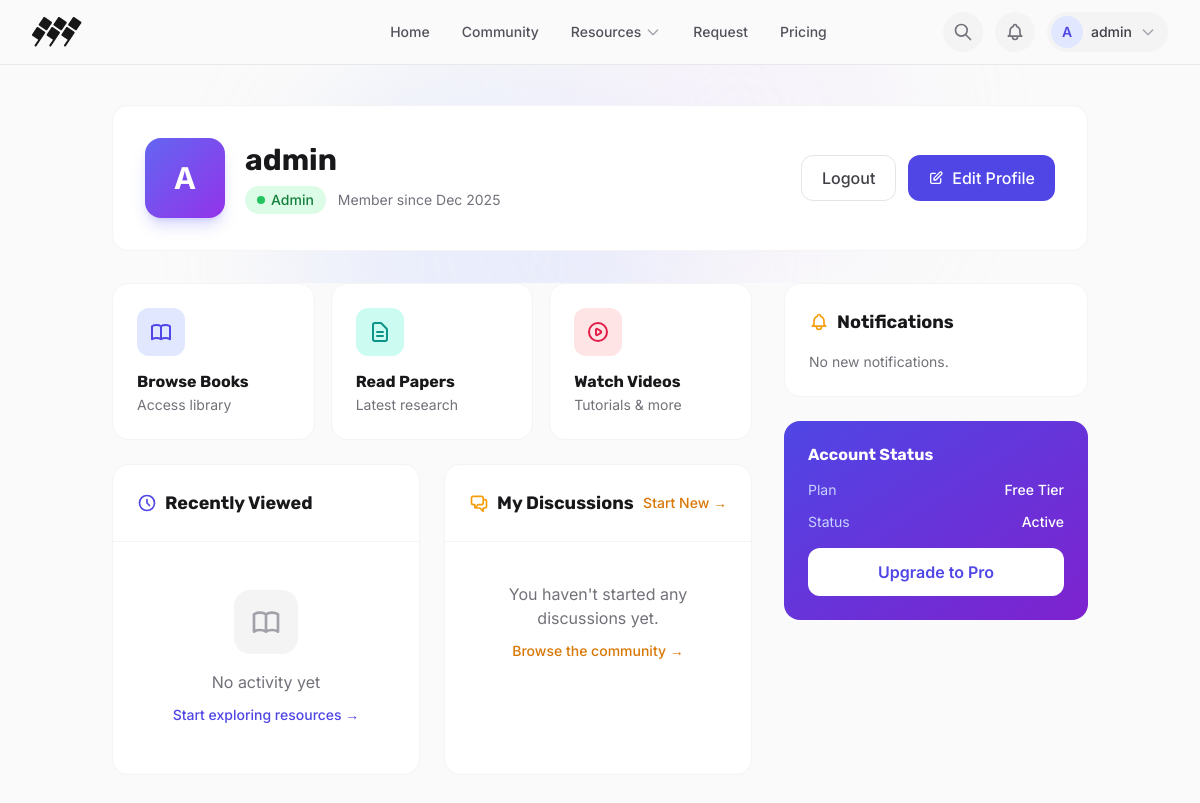
The app's page /profile.php (signed in) with its own data.
### tables this page shows
CREATE TABLE `users` (
  `id` int(11) NOT NULL AUTO_INCREMENT,
  `username` varchar(255) NOT NULL,
  `password` varchar(255) NOT NULL,
  `role` varchar(50) NOT NULL DEFAULT 'user',
  `status` enum('active','banned') DEFAULT 'active',
  `last_login` timestamp NULL DEFAULT NULL,
  `created_at` timestamp NOT NULL DEFAULT current_timestamp(),
  PRIMARY KEY (`id`),
  UNIQUE KEY `username` (`username`)
);

### includes/functions.php (called while the page is built, shortened)
<?php
function get_user_by_id($user_id)
{
    global $conn;
    $sql = "SELECT * FROM users WHERE id = ?";
    $stmt = $conn->prepare($sql);
    $stmt->bind_param('i', $user_id);
    $stmt->execute();
    $result = $stmt->get_result();
    return $result->fetch_assoc();
}
?>

### profile.php (the view, shortened to what this page needs)
<?php
require_once 'includes/db.php';
require_once 'includes/functions.php';
$user_id = $_SESSION['user_id'];
$user = get_user_by_id($user_id);
$page = isset($_GET['page']) ? max(1, (int)$_GET['page']) : 1;
$limit = 10;
$offset = ($page - 1) * $limit;
$history = get_user_history($user_id, $limit, $offset);
$notifications = get_notifications($user_id);
$posts_stmt = $conn->prepare("SELECT * FROM community_posts WHERE user_id = ? ORDER BY created_at DESC LIMIT 5");
$posts_stmt->bind_param('i', $user_id);
$posts_stmt->execute();
$user_posts = $posts_stmt->get_result()->fetch_all(MYSQLI_ASSOC);
?>
<!DOCTYPE html>
<html lang="en">
<head>
    <link href="assets/css/index.css" rel="stylesheet">
    <script src="https://cdn.tailwindcss.com"></script>
</head>
<body class="antialiased bg-[#FAFAFA]">
    <?php include 'includes/header.php'; ?>
    <section class="relative pt-10 pb-8 overflow-hidden">
        <div class="absolute inset-0 -z-10">
        </div>
        <div class="container mx-auto px-6">
            <div class="bg-white rounded-2xl border border-zinc-100 p-8">
                <div class="flex flex-col md:flex-row items-center justify-between gap-6">
                    <div class="flex flex-col md:flex-row items-center gap-5 text-center md:text-left">
                        <div class="w-20 h-20 bg-gradient-to-br from-indigo-500 to-purple-600 rounded-2xl flex items-center justify-center text-3xl font-bold text-white shadow-lg shadow-indigo-500/25 overflow-hidden">
                            <?php if (!empty($user['avatar_url'])): ?>
                                <img src="<?php echo htmlspecialchars($user['avatar_url']); ?>" alt="Avatar" class="w-full h-full object-cover">
                            <?php else: ?>
                                <?php echo strtoupper(substr($user['username'], 0, 1)); ?>
                            <?php endif; ?>
                        </div>
                        <div>
                            <h1 class="text-3xl font-bold text-zinc-900"><?php echo htmlspecialchars($user['username']); ?></h1>
                            <div class="flex items-center justify-center md:justify-start gap-3 mt-2">
                                <span class="inline-flex items-center gap-1.5 px-3 py-1 bg-green-100 text-green-700 rounded-full text-sm font-medium">
                                    <span class="w-2 h-2 rounded-full bg-green-500"></span>
                                    <?php echo ucfirst($user['role'] ?? 'User'); ?>
                                </span>
                                <span class="text-zinc-500 text-sm">Member since <?php echo date('M Y', strtotime($user['created_at'] ?? 'now')); ?></span>
                            </div>
                        </div>
                    </div>
                    <div class="flex gap-3">
                        <a href="auth/logout.php" class="px-5 py-2.5 border border-zinc-200 rounded-xl text-zinc-700 hover:bg-zinc-50 transition font-medium">
                            Logout
                        </a>
                        <button onclick="openEditModal()" class="px-5 py-2.5 bg-indigo-600 text-white rounded-xl hover:bg-indigo-700 transition font-medium flex items-center gap-2">
                            <svg xmlns="http://www.w3.org/2000/svg" class="h-4 w-4" fill="none" viewBox="0 0 24 24" stroke="currentColor" stroke-width="2">
                                <path stroke-linecap="round" stroke-linejoin="round" d="M11 5H6a2 2 0 00-2 2v11a2 2 0 002 2h11a2 2 0 002-2v-5m-1.414-9.414a2 2 0 112.828 2.828L11.828 15H9v-2.828l8.586-8.586z" />
                            </svg>
                            Edit Profile
                        </button>
                    </div>
                </div>
            </div>
        </div>
    </section>
    <section class="pb-20">
        <div class="container mx-auto px-6">
            <div class="grid grid-cols-1 lg:grid-cols-3 gap-8">
                <div class="lg:col-span-2 space-y-6">
                    <div class="grid grid-cols-1 sm:grid-cols-3 gap-4">
                        <a href="books.php" class="bg-white rounded-2xl border border-zinc-100 p-6 hover:border-indigo-200 hover:shadow-lg transition-all group">
                            <div class="w-12 h-12 bg-indigo-100 rounded-xl flex items-center justify-center mb-4 group-hover:scale-110 transition">
                            </div>
                            <h3 class="font-bold text-zinc-900">Browse Books</h3>
                            <p class="text-sm text-zinc-500 mt-1">Access library</p>
                        </a>
                        <a href="papers.php" class="bg-white rounded-2xl border border-zinc-100 p-6 hover:border-teal-200 hover:shadow-lg transition-all group">
                            <div class="w-12 h-12 bg-teal-100 rounded-xl flex items-center justify-center mb-4 group-hover:scale-110 transition">
                            </div>
                            <h3 class="font-bold text-zinc-900">Read Papers</h3>
                            <p class="text-sm text-zinc-500 mt-1">Latest research</p>
                        </a>
                        <a href="videos.php" class="bg-white rounded-2xl border border-zinc-100 p-6 hover:border-rose-200 hover:shadow-lg transition-all group">
                            <div class="w-12 h-12 bg-rose-100 rounded-xl flex items-center justify-center mb-4 group-hover:scale-110 transition">
                            </div>
                            <h3 class="font-bold text-zinc-900">Watch Videos</h3>
                            <p class="text-sm text-zinc-500 mt-1">Tutorials & more</p>
                        </a>
                    </div>
                    <div class="grid grid-cols-1 md:grid-cols-2 gap-6 mt-6">
                    <div class="bg-white rounded-2xl border border-zinc-100 overflow-hidden">
                        <div class="p-6 border-b border-zinc-100">
                            <h3 class="text-lg font-bold text-zinc-900 flex items-center gap-2">
                                <svg xmlns="http://www.w3.org/2000/svg" class="h-5 w-5 text-indigo-600" fill="none" viewBox="0 0 24 24" stroke="currentColor" stroke-width="2">
                                    <path stroke-linecap="round" stroke-linejoin="round" d="M12 8v4l3 3m6-3a9 9 0 11-18 0 9 9 0 0118 0z" />
                                </svg>
                                Recently Viewed
                            </h3>
                        </div>
                        <?php if (empty($history)): ?>
                            <div class="p-12 text-center">
                                <div class="w-16 h-16 bg-zinc-100 rounded-2xl flex items-center justify-center mx-auto mb-4">
                                </div>
                                <p class="text-zinc-500 mb-2">No activity yet</p>
                                <a href="books.php" class="text-indigo-600 hover:text-indigo-700 font-medium text-sm">Start exploring resources →</a>
                            </div>
                        <?php endif; ?>
                    </div>
                    <div class="bg-white rounded-2xl border border-zinc-100 overflow-hidden">
                        <div class="p-6 border-b border-zinc-100 flex items-center justify-between">
                            <h3 class="text-lg font-bold text-zinc-900 flex items-center gap-2">
                                My Discussions
                            </h3>
                            <a href="community_create.php" class="text-sm font-medium text-amber-600 hover:text-amber-700 transition">Start New &rarr;</a>
                        </div>
                        <?php if (empty($user_posts)): ?>
                            <div class="p-10 text-center">
                                <p class="text-zinc-500 mb-2">You haven't started any discussions yet.</p>
                                <a href="community.php" class="text-amber-600 hover:text-amber-700 font-medium text-sm">Browse the community →</a>
                            </div>
                        <?php endif; ?>
                    </div>
                    </div>
                </div>
                <div class="space-y-6">
                    <div id="notifications" class="bg-white rounded-2xl border border-zinc-100 p-6">
                        <h3 class="text-lg font-bold text-zinc-900 mb-4 flex items-center gap-2">
                            Notifications
                        </h3>
                        <?php if (empty($notifications)): ?>
                            <p class="text-zinc-500 text-sm">No new notifications.</p>
                        <?php endif; ?>
                    </div>
                    <div class="bg-gradient-to-br from-indigo-600 to-purple-700 rounded-2xl p-6 text-white">
                        <h3 class="font-bold mb-4 text-white">Account Status</h3>
                        <div class="space-y-3 text-sm">
                            <div class="flex justify-between">
                                <span class="text-indigo-200">Plan</span>
                                <span class="font-medium">Free Tier</span>
                            </div>
                            <div class="flex justify-between">
                                <span class="text-indigo-200">Status</span>
                                <span class="font-medium"><?php echo ucfirst($user['status'] ?? 'Active'); ?></span>
                            </div>
                        </div>
                        <a href="pricing.php" class="block w-full text-center py-3 bg-white text-indigo-600 font-semibold rounded-xl mt-4 hover:bg-indigo-50 transition">
                            Upgrade to Pro
                        </a>
                    </div>
                </div>
            </div>
        </div>
    </section>
</body>
</html>

### assets/css/index.css (style rules this page uses)
:root { --bg-primary: #FAFAFA; --bg-secondary: #F4F4F5; --bg-tertiary: #E4E4E7; --bg-accent: #EEF2FF; --bg-card: #FFFFFF; --text-primary: #18181B; --text-secondary: #71717A; --text-muted: #A1A1AA; --accent: #6366F1; --accent-hover: #4F46E5; --accent-light: #C7D2FE; --accent-secondary: #14B8A6; --border-color: #E4E4E7; --border-light: #F4F4F5; --font-heading: 'Rubik', sans-serif; --font-body: 'Inter', sans-serif; --font-mono: 'JetBrains Mono', monospace; --shadow-sm: 0 1px 2px 0 rgb(0 0 0 / 0.05); --shadow-md: 0 4px 6px -1px rgb(0 0 0 / 0.1), 0 2px 4px -2px rgb(0 0 0 / 0.1); --shadow-lg: 0 10px 15px -3px rgb(0 0 0 / 0.1), 0 4px 6px -4px rgb(0 0 0 / 0.1); --shadow-xl: 0 20px 25px -5px rgb(0 0 0 / 0.1), 0 8px 10px -6px rgb(0 0 0 / 0.1); }
* { margin: 0; padding: 0; box-sizing: border-box; }
body { font-family: var(--font-body); background-color: var(--bg-primary); color: var(--text-primary); -webkit-font-smoothing: antialiased; -moz-osx-font-smoothing: grayscale; overflow-x: hidden; line-height: 1.6; }
h1, h2, h3, h4, h5, h6 { font-family: var(--font-heading); font-weight: 600; color: var(--text-primary); line-height: 1.2; }
.container { max-width: 1280px; margin: 0 auto; padding: 0 1.5rem; }

### records on screen
users: username "A", username "admin", role "Admin", created_at "Dec 2025", status "Active"

### other values on screen
substr($_SESSION['username'] ?? 'U', 0, 1) "A"
$_SESSION['username'] "admin"
